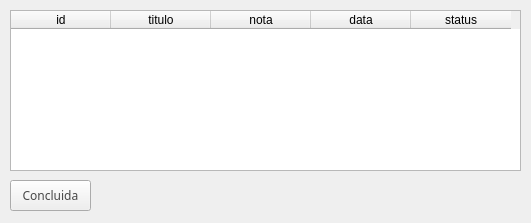
<?xml version="1.0" encoding="UTF-8"?>
<ui version="4.0">
 <class>MainWindow</class>
 <widget class="QMainWindow" name="MainWindow">
  <property name="geometry">
   <rect>
    <x>0</x>
    <y>0</y>
    <width>531</width>
    <height>223</height>
   </rect>
  </property>
  <property name="windowTitle">
   <string>MainWindow</string>
  </property>
  <widget class="QWidget" name="centralwidget">
   <widget class="QTableWidget" name="dgvDadosHoje">
    <property name="geometry">
     <rect>
      <x>10</x>
      <y>10</y>
      <width>511</width>
      <height>161</height>
     </rect>
    </property>
    <property name="frameShadow">
     <enum>QFrame::Raised</enum>
    </property>
    <property name="alternatingRowColors">
     <bool>true</bool>
    </property>
    <property name="selectionBehavior">
     <enum>QAbstractItemView::SelectRows</enum>
    </property>
    <column>
     <property name="text">
      <string>id</string>
     </property>
    </column>
    <column>
     <property name="text">
      <string>titulo</string>
     </property>
    </column>
    <column>
     <property name="text">
      <string>nota</string>
     </property>
    </column>
    <column>
     <property name="text">
      <string>data</string>
     </property>
    </column>
    <column>
     <property name="text">
      <string>status</string>
     </property>
    </column>
   </widget>
   <widget class="QPushButton" name="btnNovo">
    <property name="geometry">
     <rect>
      <x>10</x>
      <y>180</y>
      <width>81</width>
      <height>31</height>
     </rect>
    </property>
    <property name="font">
     <font>
      <family>sans-serif</family>
     </font>
    </property>
    <property name="styleSheet">
     <string notr="true">#btnNovo{
color:#484848;
font-family:sans-serif;
}</string>
    </property>
    <property name="text">
     <string>Concluida</string>
    </property>
   </widget>
  </widget>
 </widget>
 <resources/>
 <connections/>
</ui>
